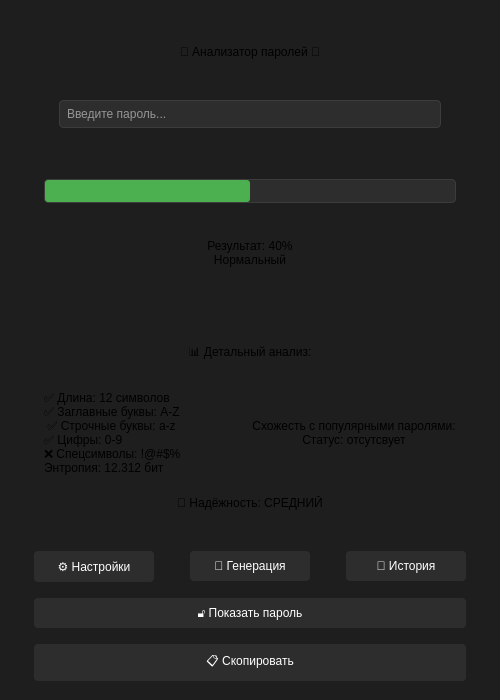
<?xml version="1.0" encoding="UTF-8"?>
<ui version="4.0">
 <class>MainWindow</class>
 <widget class="QMainWindow" name="MainWindow">
  <property name="geometry">
   <rect>
    <x>0</x>
    <y>0</y>
    <width>500</width>
    <height>700</height>
   </rect>
  </property>
  <property name="minimumSize">
   <size>
    <width>500</width>
    <height>700</height>
   </size>
  </property>
  <property name="windowTitle">
   <string>PasswordAnalyzer</string>
  </property>
  <property name="windowIcon">
   <iconset>
    <normaloff>C:/Users/resources/icons/icon-white.png</normaloff>C:/Users/resources/icons/icon-white.png</iconset>
  </property>
  <property name="styleSheet">
   <string notr="true">QMainWindow {
    background-color: #1e1e1e;
}

QLineEdit {
    background-color: #2d2d2d;
    color: #ffffff;
    border: 1px solid #3c3c3c;
    border-radius: 4px;
    padding: 5px;
}

QLineEdit:focus {
    border: 2px solid #094771;
}

QPushButton {
    background-color: #2d2d2d;
    color: #ffffff;
    border: none;
    border-radius: 4px;
    padding: 8px 16px;
}

QPushButton:hover {
    background-color: #3c3c3c;
}

QPushButton:pressed {
    background-color: #1e1e1e;
}

QPushButton:checked {
    background-color: #094771;
}

QProgressBar {
    border: 1px solid #3c3c3c;
    border-radius: 4px;
    background-color: #2d2d2d;
    color: #ffffff;
}

QProgressBar::chunk {
    background-color: #4caf50;
    border-radius: 3px;
}</string>
  </property>
  <widget class="QWidget" name="centralwidget">
   <layout class="QVBoxLayout" name="verticalLayout">
    <item>
     <spacer name="verticalSpacer">
      <property name="orientation">
       <enum>Qt::Orientation::Vertical</enum>
      </property>
      <property name="sizeType">
       <enum>QSizePolicy::Policy::Fixed</enum>
      </property>
      <property name="sizeHint" stdset="0">
       <size>
        <width>20</width>
        <height>30</height>
       </size>
      </property>
     </spacer>
    </item>
    <item>
     <widget class="QLabel" name="lbl_name_app">
      <property name="text">
       <string>🔐 Анализатор паролей 🔐</string>
      </property>
      <property name="alignment">
       <set>Qt::AlignmentFlag::AlignCenter</set>
      </property>
     </widget>
    </item>
    <item>
     <spacer name="verticalSpacer_2">
      <property name="orientation">
       <enum>Qt::Orientation::Vertical</enum>
      </property>
      <property name="sizeType">
       <enum>QSizePolicy::Policy::Fixed</enum>
      </property>
      <property name="sizeHint" stdset="0">
       <size>
        <width>20</width>
        <height>30</height>
       </size>
      </property>
     </spacer>
    </item>
    <item>
     <layout class="QGridLayout" name="gridLayout_2">
      <item row="0" column="0">
       <spacer name="horizontalSpacer">
        <property name="orientation">
         <enum>Qt::Orientation::Horizontal</enum>
        </property>
        <property name="sizeType">
         <enum>QSizePolicy::Policy::Fixed</enum>
        </property>
        <property name="sizeHint" stdset="0">
         <size>
          <width>50</width>
          <height>20</height>
         </size>
        </property>
       </spacer>
      </item>
      <item row="0" column="2">
       <spacer name="horizontalSpacer_2">
        <property name="orientation">
         <enum>Qt::Orientation::Horizontal</enum>
        </property>
        <property name="sizeType">
         <enum>QSizePolicy::Policy::Fixed</enum>
        </property>
        <property name="sizeHint" stdset="0">
         <size>
          <width>50</width>
          <height>20</height>
         </size>
        </property>
       </spacer>
      </item>
      <item row="0" column="1">
       <widget class="QLineEdit" name="le_password">
        <property name="placeholderText">
         <string>Введите пароль...</string>
        </property>
       </widget>
      </item>
     </layout>
    </item>
    <item>
     <spacer name="verticalSpacer_3">
      <property name="orientation">
       <enum>Qt::Orientation::Vertical</enum>
      </property>
      <property name="sizeType">
       <enum>QSizePolicy::Policy::Fixed</enum>
      </property>
      <property name="sizeHint" stdset="0">
       <size>
        <width>20</width>
        <height>45</height>
       </size>
      </property>
     </spacer>
    </item>
    <item>
     <layout class="QGridLayout" name="gridLayout_7">
      <item row="0" column="0">
       <spacer name="horizontalSpacer_11">
        <property name="orientation">
         <enum>Qt::Orientation::Horizontal</enum>
        </property>
        <property name="sizeType">
         <enum>QSizePolicy::Policy::Fixed</enum>
        </property>
        <property name="sizeHint" stdset="0">
         <size>
          <width>35</width>
          <height>20</height>
         </size>
        </property>
       </spacer>
      </item>
      <item row="0" column="2">
       <spacer name="horizontalSpacer_12">
        <property name="orientation">
         <enum>Qt::Orientation::Horizontal</enum>
        </property>
        <property name="sizeType">
         <enum>QSizePolicy::Policy::Fixed</enum>
        </property>
        <property name="sizeHint" stdset="0">
         <size>
          <width>35</width>
          <height>20</height>
         </size>
        </property>
       </spacer>
      </item>
      <item row="0" column="1">
       <widget class="QProgressBar" name="pb_bar">
        <property name="value">
         <number>50</number>
        </property>
        <property name="textVisible">
         <bool>false</bool>
        </property>
        <property name="format">
         <string/>
        </property>
       </widget>
      </item>
     </layout>
    </item>
    <item>
     <spacer name="verticalSpacer_4">
      <property name="orientation">
       <enum>Qt::Orientation::Vertical</enum>
      </property>
      <property name="sizeType">
       <enum>QSizePolicy::Policy::Fixed</enum>
      </property>
      <property name="sizeHint" stdset="0">
       <size>
        <width>20</width>
        <height>30</height>
       </size>
      </property>
     </spacer>
    </item>
    <item>
     <widget class="QLabel" name="lbl_result">
      <property name="text">
       <string>Результат: 40%
Нормальный</string>
      </property>
      <property name="alignment">
       <set>Qt::AlignmentFlag::AlignCenter</set>
      </property>
     </widget>
    </item>
    <item>
     <spacer name="verticalSpacer_5">
      <property name="orientation">
       <enum>Qt::Orientation::Vertical</enum>
      </property>
      <property name="sizeType">
       <enum>QSizePolicy::Policy::Fixed</enum>
      </property>
      <property name="sizeHint" stdset="0">
       <size>
        <width>20</width>
        <height>70</height>
       </size>
      </property>
     </spacer>
    </item>
    <item>
     <layout class="QGridLayout" name="gridLayout_3">
      <item row="3" column="2">
       <spacer name="horizontalSpacer_13">
        <property name="orientation">
         <enum>Qt::Orientation::Horizontal</enum>
        </property>
        <property name="sizeType">
         <enum>QSizePolicy::Policy::Fixed</enum>
        </property>
        <property name="sizeHint" stdset="0">
         <size>
          <width>15</width>
          <height>20</height>
         </size>
        </property>
       </spacer>
      </item>
      <item row="5" column="1" colspan="3">
       <widget class="QLabel" name="lbl_full_result_3">
        <property name="text">
         <string>💪 Надёжность: СРЕДНИЙ</string>
        </property>
        <property name="alignment">
         <set>Qt::AlignmentFlag::AlignCenter</set>
        </property>
       </widget>
      </item>
      <item row="3" column="1">
       <widget class="QLabel" name="lbl_full_result">
        <property name="text">
         <string>✅ Длина: 12 символов
✅ Заглавные буквы: A-Z
 ✅ Строчные буквы: a-z
✅ Цифры: 0-9
❌ Спецсимволы: !@#$%
Энтропия: 12.312 бит </string>
        </property>
        <property name="alignment">
         <set>Qt::AlignmentFlag::AlignLeading|Qt::AlignmentFlag::AlignLeft|Qt::AlignmentFlag::AlignVCenter</set>
        </property>
       </widget>
      </item>
      <item row="1" column="1" colspan="3">
       <spacer name="horizontalSpacer_17">
        <property name="orientation">
         <enum>Qt::Orientation::Vertical</enum>
        </property>
        <property name="sizeType">
         <enum>QSizePolicy::Policy::Fixed</enum>
        </property>
        <property name="sizeHint" stdset="0">
         <size>
          <width>20</width>
          <height>15</height>
         </size>
        </property>
       </spacer>
      </item>
      <item row="3" column="3">
       <widget class="QLabel" name="lbl_full_result_2">
        <property name="text">
         <string>Схожесть с популярными паролями: 
Статус: отсутсвует</string>
        </property>
        <property name="alignment">
         <set>Qt::AlignmentFlag::AlignCenter</set>
        </property>
       </widget>
      </item>
      <item row="4" column="1" colspan="3">
       <spacer name="horizontalSpacer_16">
        <property name="orientation">
         <enum>Qt::Orientation::Vertical</enum>
        </property>
        <property name="sizeType">
         <enum>QSizePolicy::Policy::Fixed</enum>
        </property>
        <property name="sizeHint" stdset="0">
         <size>
          <width>20</width>
          <height>15</height>
         </size>
        </property>
       </spacer>
      </item>
      <item row="0" column="1" colspan="3">
       <widget class="QLabel" name="lbl_full_result_4">
        <property name="text">
         <string>📊 Детальный анализ:</string>
        </property>
        <property name="alignment">
         <set>Qt::AlignmentFlag::AlignCenter</set>
        </property>
       </widget>
      </item>
      <item row="0" column="4" rowspan="6">
       <spacer name="horizontalSpacer_4">
        <property name="orientation">
         <enum>Qt::Orientation::Horizontal</enum>
        </property>
        <property name="sizeType">
         <enum>QSizePolicy::Policy::Fixed</enum>
        </property>
        <property name="sizeHint" stdset="0">
         <size>
          <width>35</width>
          <height>20</height>
         </size>
        </property>
       </spacer>
      </item>
      <item row="0" column="0" rowspan="6">
       <spacer name="horizontalSpacer_3">
        <property name="orientation">
         <enum>Qt::Orientation::Horizontal</enum>
        </property>
        <property name="sizeType">
         <enum>QSizePolicy::Policy::Fixed</enum>
        </property>
        <property name="sizeHint" stdset="0">
         <size>
          <width>35</width>
          <height>20</height>
         </size>
        </property>
       </spacer>
      </item>
     </layout>
    </item>
    <item>
     <spacer name="verticalSpacer_6">
      <property name="orientation">
       <enum>Qt::Orientation::Vertical</enum>
      </property>
      <property name="sizeType">
       <enum>QSizePolicy::Policy::Fixed</enum>
      </property>
      <property name="sizeHint" stdset="0">
       <size>
        <width>20</width>
        <height>35</height>
       </size>
      </property>
     </spacer>
    </item>
    <item>
     <layout class="QGridLayout" name="gridLayout_4">
      <item row="0" column="1">
       <layout class="QGridLayout" name="gridLayout_6">
        <item row="2" column="6">
         <widget class="QPushButton" name="btn_history">
          <property name="text">
           <string>📜 История</string>
          </property>
         </widget>
        </item>
        <item row="2" column="7">
         <spacer name="horizontalSpacer_6">
          <property name="orientation">
           <enum>Qt::Orientation::Horizontal</enum>
          </property>
          <property name="sizeType">
           <enum>QSizePolicy::Policy::Fixed</enum>
          </property>
          <property name="sizeHint" stdset="0">
           <size>
            <width>25</width>
            <height>20</height>
           </size>
          </property>
         </spacer>
        </item>
        <item row="2" column="4">
         <widget class="QPushButton" name="btn_generate">
          <property name="text">
           <string>🎲 Генерация</string>
          </property>
         </widget>
        </item>
        <item row="2" column="5">
         <spacer name="horizontalSpacer_8">
          <property name="orientation">
           <enum>Qt::Orientation::Horizontal</enum>
          </property>
          <property name="sizeType">
           <enum>QSizePolicy::Policy::Fixed</enum>
          </property>
          <property name="sizeHint" stdset="0">
           <size>
            <width>30</width>
            <height>20</height>
           </size>
          </property>
         </spacer>
        </item>
        <item row="2" column="3">
         <spacer name="horizontalSpacer_7">
          <property name="orientation">
           <enum>Qt::Orientation::Horizontal</enum>
          </property>
          <property name="sizeType">
           <enum>QSizePolicy::Policy::Fixed</enum>
          </property>
          <property name="sizeHint" stdset="0">
           <size>
            <width>30</width>
            <height>20</height>
           </size>
          </property>
         </spacer>
        </item>
        <item row="2" column="0">
         <spacer name="horizontalSpacer_5">
          <property name="orientation">
           <enum>Qt::Orientation::Horizontal</enum>
          </property>
          <property name="sizeType">
           <enum>QSizePolicy::Policy::Fixed</enum>
          </property>
          <property name="sizeHint" stdset="0">
           <size>
            <width>25</width>
            <height>20</height>
           </size>
          </property>
         </spacer>
        </item>
        <item row="2" column="2">
         <widget class="QPushButton" name="btn_setting">
          <property name="text">
           <string>⚙️ Настройки</string>
          </property>
         </widget>
        </item>
       </layout>
      </item>
     </layout>
    </item>
    <item>
     <spacer name="verticalSpacer_7">
      <property name="orientation">
       <enum>Qt::Orientation::Vertical</enum>
      </property>
      <property name="sizeType">
       <enum>QSizePolicy::Policy::Fixed</enum>
      </property>
      <property name="sizeHint" stdset="0">
       <size>
        <width>20</width>
        <height>10</height>
       </size>
      </property>
     </spacer>
    </item>
    <item>
     <layout class="QGridLayout" name="gridLayout_5">
      <item row="0" column="0">
       <spacer name="horizontalSpacer_9">
        <property name="orientation">
         <enum>Qt::Orientation::Horizontal</enum>
        </property>
        <property name="sizeType">
         <enum>QSizePolicy::Policy::Fixed</enum>
        </property>
        <property name="sizeHint" stdset="0">
         <size>
          <width>25</width>
          <height>20</height>
         </size>
        </property>
       </spacer>
      </item>
      <item row="0" column="2">
       <spacer name="horizontalSpacer_10">
        <property name="orientation">
         <enum>Qt::Orientation::Horizontal</enum>
        </property>
        <property name="sizeType">
         <enum>QSizePolicy::Policy::Fixed</enum>
        </property>
        <property name="sizeHint" stdset="0">
         <size>
          <width>25</width>
          <height>20</height>
         </size>
        </property>
       </spacer>
      </item>
      <item row="0" column="1">
       <widget class="QPushButton" name="btn_password">
        <property name="text">
         <string>🔓 Показать пароль</string>
        </property>
       </widget>
      </item>
     </layout>
    </item>
    <item>
     <spacer name="verticalSpacer_8">
      <property name="orientation">
       <enum>Qt::Orientation::Vertical</enum>
      </property>
      <property name="sizeType">
       <enum>QSizePolicy::Policy::Fixed</enum>
      </property>
      <property name="sizeHint" stdset="0">
       <size>
        <width>20</width>
        <height>10</height>
       </size>
      </property>
     </spacer>
    </item>
    <item>
     <layout class="QHBoxLayout" name="horizontalLayout">
      <item>
       <spacer name="horizontalSpacer_14">
        <property name="orientation">
         <enum>Qt::Orientation::Horizontal</enum>
        </property>
        <property name="sizeType">
         <enum>QSizePolicy::Policy::Fixed</enum>
        </property>
        <property name="sizeHint" stdset="0">
         <size>
          <width>25</width>
          <height>20</height>
         </size>
        </property>
       </spacer>
      </item>
      <item>
       <widget class="QPushButton" name="btn_copy">
        <property name="text">
         <string>📋 Скопировать</string>
        </property>
       </widget>
      </item>
      <item>
       <spacer name="horizontalSpacer_15">
        <property name="orientation">
         <enum>Qt::Orientation::Horizontal</enum>
        </property>
        <property name="sizeType">
         <enum>QSizePolicy::Policy::Fixed</enum>
        </property>
        <property name="sizeHint" stdset="0">
         <size>
          <width>25</width>
          <height>20</height>
         </size>
        </property>
       </spacer>
      </item>
     </layout>
    </item>
    <item>
     <spacer name="verticalSpacer_9">
      <property name="orientation">
       <enum>Qt::Orientation::Vertical</enum>
      </property>
      <property name="sizeType">
       <enum>QSizePolicy::Policy::Fixed</enum>
      </property>
      <property name="sizeHint" stdset="0">
       <size>
        <width>20</width>
        <height>10</height>
       </size>
      </property>
     </spacer>
    </item>
   </layout>
  </widget>
 </widget>
 <resources>
  <include location="config.qrc"/>
 </resources>
 <connections/>
</ui>
